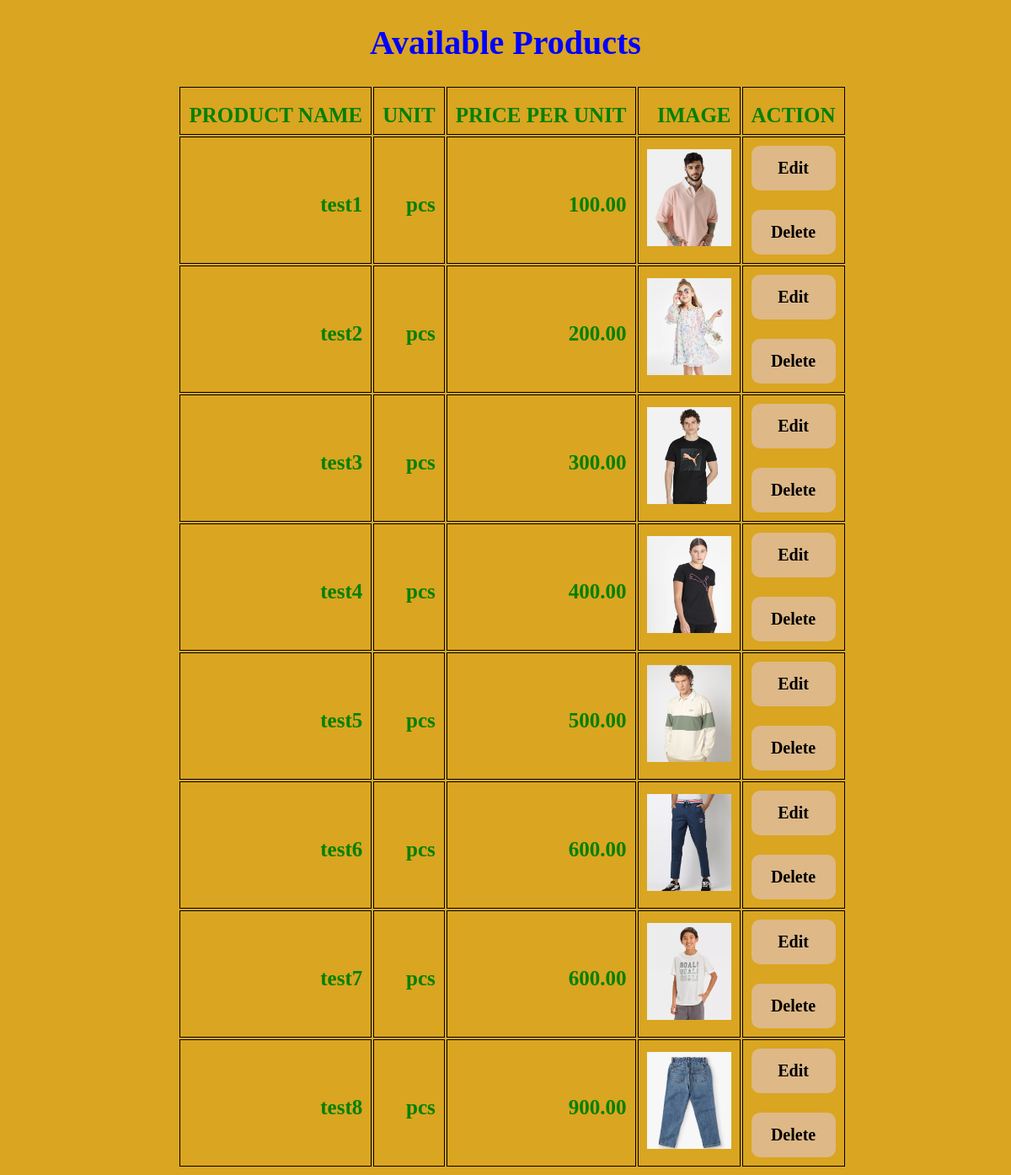
Page /tomaraoKiosk/tomaraoAdminProduct.php on the committed database.
### tables this page shows
CREATE TABLE `products` (
  `product_id` int(11) NOT NULL,
  `name` varchar(255) NOT NULL,
  `unit` varchar(50) NOT NULL,
  `price_per_unit` decimal(10,2) NOT NULL,
  `image_url` varchar(255) NOT NULL
);

### tomaraoKiosk/tomaraoAdminProduct.php (the view, shortened to what this page needs)
<!DOCTYPE html>
<html>
<head>
	<link rel="stylesheet" type="text/css" href="css/tomaraoStyles.css">
</head>
<body id="adminPage">
	<h1> Available Products </h1>
	<form action="" method="POST" autocomplete="off">
		<div class="content">
			<table>
				<tr>
					<td>
						<h2> PRODUCT NAME </h2>
					</td>
					<td>
						<h2> UNIT </h2>
					</td>
					<td>
						<h2> PRICE PER UNIT </h2>
					</td>
					<td>
						<h2> IMAGE </h2>
					</td>
					<td>
						<h2> ACTION </h2>
					</td>
				</tr>
				<?php
				include_once('php/tomaraoConnection.php');
				$search_product = mysqli_query($tomarao, "SELECT * FROM `products`");
				while ($row = mysqli_fetch_assoc($search_product)) {
					?>
					<tr>
						<td>
							<h2> <?= $row['name'] ?> </h2>
						</td>
						<td>
							<h2> <?= $row['unit'] ?> </h2>
						</td>
						<td>
							<h2> <?= $row['price_per_unit'] ?> </h2>
						</td>
						<td>
							<img class="product_img" src="pictures/<?php echo $row['image_url']; ?>" alt="#">
						</td>
						<td class="adminBtn">
							<a class="tomaraoBtn1" href="tomaraoEditProduct.php?product_id=<?= $row['product_id'] ?>"> Edit
							</a> <br>
							<a class="tomaraoBtn1" href="php/tomaraoDeleteProduct.php?product_id=<?= $row['product_id'] ?>"
								onclick="return confirm ('Are you sure you want to delete the product?')"> Delete </a>
						</td>
					</tr>
					<?php
				}
				?>
			</table>
		</div>
	</form>
</body>
</html>

### rows in the picture
products: name "test1", unit "pcs", price_per_unit "100.00", image_url (picture)
products: name "test2", unit "pcs", price_per_unit "200.00", image_url (picture)
products: name "test3", unit "pcs", price_per_unit "300.00", image_url (picture)
products: name "test4", unit "pcs", price_per_unit "400.00", image_url (picture)
products: name "test5", unit "pcs", price_per_unit "500.00", image_url (picture)
products: name "test6", unit "pcs", price_per_unit "600.00", image_url (picture)
products: name "test7", unit "pcs", price_per_unit "600.00", image_url (picture)
products: name "test8", unit "pcs", price_per_unit "900.00", image_url (picture)
